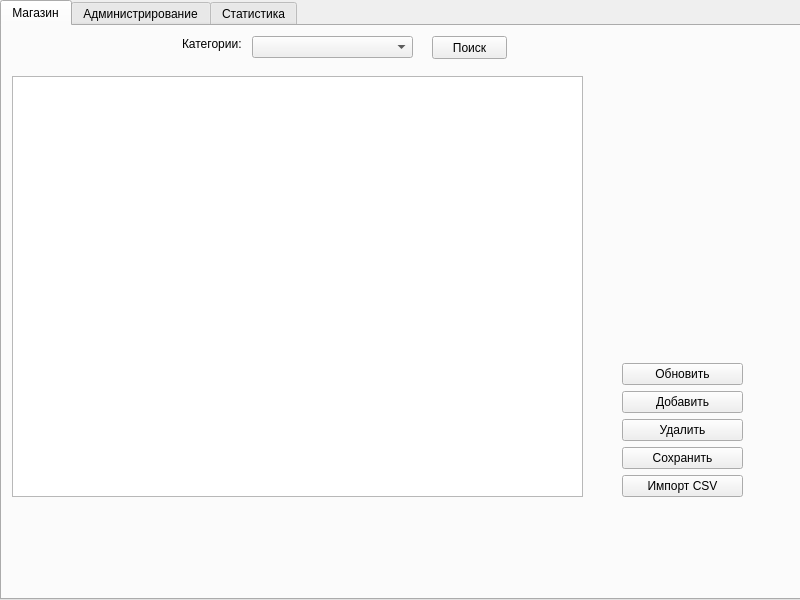
<?xml version="1.0" encoding="UTF-8"?>
<ui version="4.0">
 <class>Admin</class>
 <widget class="QMainWindow" name="Admin">
  <property name="geometry">
   <rect>
    <x>0</x>
    <y>0</y>
    <width>800</width>
    <height>600</height>
   </rect>
  </property>
  <property name="minimumSize">
   <size>
    <width>800</width>
    <height>600</height>
   </size>
  </property>
  <property name="maximumSize">
   <size>
    <width>800</width>
    <height>600</height>
   </size>
  </property>
  <property name="windowTitle">
   <string>MainWindow</string>
  </property>
  <widget class="QWidget" name="centralwidget">
   <widget class="QTabWidget" name="tabWidget">
    <property name="enabled">
     <bool>true</bool>
    </property>
    <property name="geometry">
     <rect>
      <x>0</x>
      <y>0</y>
      <width>802</width>
      <height>600</height>
     </rect>
    </property>
    <property name="layoutDirection">
     <enum>Qt::LeftToRight</enum>
    </property>
    <property name="autoFillBackground">
     <bool>false</bool>
    </property>
    <property name="tabPosition">
     <enum>QTabWidget::North</enum>
    </property>
    <property name="tabShape">
     <enum>QTabWidget::Rounded</enum>
    </property>
    <property name="currentIndex">
     <number>0</number>
    </property>
    <property name="documentMode">
     <bool>false</bool>
    </property>
    <property name="tabsClosable">
     <bool>false</bool>
    </property>
    <property name="movable">
     <bool>false</bool>
    </property>
    <property name="tabBarAutoHide">
     <bool>false</bool>
    </property>
    <widget class="QWidget" name="tab_market">
     <attribute name="icon">
      <iconset>
       <normaloff>../icons/shop_icon_white.png</normaloff>../icons/shop_icon_white.png</iconset>
     </attribute>
     <attribute name="title">
      <string>Магазин</string>
     </attribute>
     <widget class="QPushButton" name="btn_search">
      <property name="geometry">
       <rect>
        <x>430</x>
        <y>10</y>
        <width>75</width>
        <height>23</height>
       </rect>
      </property>
      <property name="text">
       <string>Поиск</string>
      </property>
      <property name="icon">
       <iconset>
        <normaloff>../icons/search_icon.png</normaloff>../icons/search_icon.png</iconset>
      </property>
     </widget>
     <widget class="QComboBox" name="cmb_categories">
      <property name="enabled">
       <bool>true</bool>
      </property>
      <property name="geometry">
       <rect>
        <x>250</x>
        <y>10</y>
        <width>161</width>
        <height>22</height>
       </rect>
      </property>
      <property name="styleSheet">
       <string notr="true"/>
      </property>
     </widget>
     <widget class="QTableWidget" name="tableWidget_market">
      <property name="enabled">
       <bool>true</bool>
      </property>
      <property name="geometry">
       <rect>
        <x>10</x>
        <y>50</y>
        <width>571</width>
        <height>421</height>
       </rect>
      </property>
      <property name="acceptDrops">
       <bool>false</bool>
      </property>
      <property name="rowCount">
       <number>0</number>
      </property>
     </widget>
     <widget class="QLabel" name="label">
      <property name="geometry">
       <rect>
        <x>180</x>
        <y>10</y>
        <width>61</width>
        <height>16</height>
       </rect>
      </property>
      <property name="text">
       <string>Категории:</string>
      </property>
     </widget>
     <widget class="QWidget" name="verticalLayoutWidget">
      <property name="geometry">
       <rect>
        <x>620</x>
        <y>50</y>
        <width>121</width>
        <height>421</height>
       </rect>
      </property>
      <layout class="QVBoxLayout" name="verticalLayout">
       <item>
        <spacer name="verticalSpacer">
         <property name="orientation">
          <enum>Qt::Vertical</enum>
         </property>
         <property name="sizeHint" stdset="0">
          <size>
           <width>20</width>
           <height>40</height>
          </size>
         </property>
        </spacer>
       </item>
       <item>
        <widget class="QPushButton" name="btn_update">
         <property name="text">
          <string>Обновить</string>
         </property>
        </widget>
       </item>
       <item>
        <widget class="QPushButton" name="btn_add_row">
         <property name="text">
          <string>Добавить</string>
         </property>
        </widget>
       </item>
       <item>
        <widget class="QPushButton" name="btn_delete">
         <property name="text">
          <string>Удалить</string>
         </property>
        </widget>
       </item>
       <item>
        <widget class="QPushButton" name="btn_save_db">
         <property name="text">
          <string>Сохранить</string>
         </property>
        </widget>
       </item>
       <item>
        <widget class="QPushButton" name="btn_import_to_csv_goods">
         <property name="text">
          <string>Импорт CSV</string>
         </property>
        </widget>
       </item>
      </layout>
     </widget>
     <widget class="QLabel" name="lbl_market_error">
      <property name="geometry">
       <rect>
        <x>20</x>
        <y>500</y>
        <width>541</width>
        <height>16</height>
       </rect>
      </property>
      <property name="text">
       <string/>
      </property>
     </widget>
    </widget>
    <widget class="QWidget" name="tab_basket">
     <attribute name="icon">
      <iconset>
       <normaloff>../icons/computer_icon_white.png</normaloff>../icons/computer_icon_white.png</iconset>
     </attribute>
     <attribute name="title">
      <string>Администрирование</string>
     </attribute>
     <widget class="QWidget" name="horizontalLayoutWidget">
      <property name="geometry">
       <rect>
        <x>10</x>
        <y>50</y>
        <width>601</width>
        <height>431</height>
       </rect>
      </property>
      <layout class="QHBoxLayout" name="horizontalLayout">
       <item>
        <widget class="QTableWidget" name="tableWidget_users">
         <property name="editTriggers">
          <set>QAbstractItemView::NoEditTriggers</set>
         </property>
        </widget>
       </item>
      </layout>
     </widget>
     <widget class="QLabel" name="label_2">
      <property name="geometry">
       <rect>
        <x>20</x>
        <y>20</y>
        <width>131</width>
        <height>16</height>
       </rect>
      </property>
      <property name="text">
       <string>Список пользователей</string>
      </property>
     </widget>
     <widget class="QWidget" name="verticalLayoutWidget_2">
      <property name="geometry">
       <rect>
        <x>630</x>
        <y>50</y>
        <width>111</width>
        <height>431</height>
       </rect>
      </property>
      <layout class="QVBoxLayout" name="verticalLayout_2">
       <item>
        <spacer name="verticalSpacer_2">
         <property name="orientation">
          <enum>Qt::Vertical</enum>
         </property>
         <property name="sizeHint" stdset="0">
          <size>
           <width>20</width>
           <height>40</height>
          </size>
         </property>
        </spacer>
       </item>
       <item>
        <widget class="QPushButton" name="btn_import_to_csv_users">
         <property name="text">
          <string>Импорт CSV</string>
         </property>
        </widget>
       </item>
      </layout>
     </widget>
    </widget>
    <widget class="QWidget" name="tab_profile">
     <attribute name="icon">
      <iconset>
       <normaloff>../icons/account_icon_white.png</normaloff>../icons/account_icon_white.png</iconset>
     </attribute>
     <attribute name="title">
      <string>Статистика</string>
     </attribute>
     <widget class="QLabel" name="label_3">
      <property name="geometry">
       <rect>
        <x>20</x>
        <y>40</y>
        <width>151</width>
        <height>16</height>
       </rect>
      </property>
      <property name="text">
       <string>Количество пользователей:</string>
      </property>
     </widget>
     <widget class="QLineEdit" name="lineEdit_count_users">
      <property name="geometry">
       <rect>
        <x>180</x>
        <y>40</y>
        <width>141</width>
        <height>20</height>
       </rect>
      </property>
      <property name="readOnly">
       <bool>true</bool>
      </property>
     </widget>
     <widget class="QLabel" name="label_4">
      <property name="geometry">
       <rect>
        <x>20</x>
        <y>80</y>
        <width>131</width>
        <height>16</height>
       </rect>
      </property>
      <property name="text">
       <string>Количество товаров:</string>
      </property>
     </widget>
     <widget class="QLineEdit" name="lineEdit_count_goods">
      <property name="geometry">
       <rect>
        <x>180</x>
        <y>80</y>
        <width>141</width>
        <height>20</height>
       </rect>
      </property>
      <property name="readOnly">
       <bool>true</bool>
      </property>
     </widget>
    </widget>
   </widget>
  </widget>
 </widget>
 <resources/>
 <connections/>
</ui>
